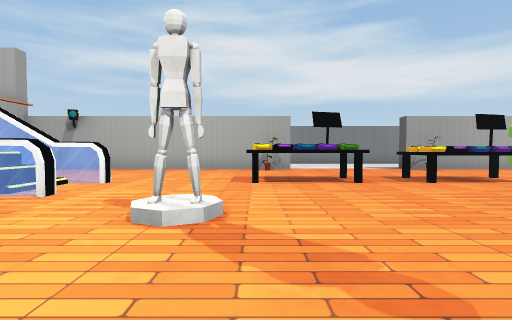
view 1 (above)

19 first-person views from a walk through a Unity game level. The camera is 1.4 m above the floor, tilts 2° down and sees 85° across. The floor is counted in squares, 2 m on a side. Each view is taken from the middle of a square. On the plan, view 1 faces up. The plan holds only what a view shows up to about 9 squares ahead; the rest is blank. The place goes on beyond the plan. The player is left out. Some animated figures are left out. Some surface patterns are stand-ins.

view 2
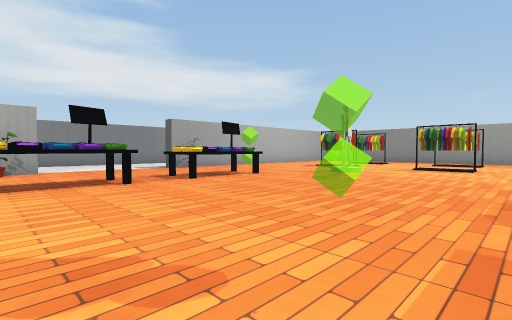

view 3
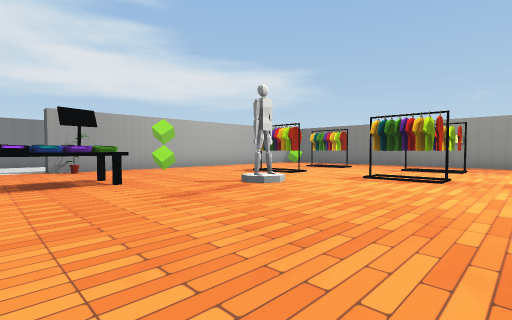

view 4
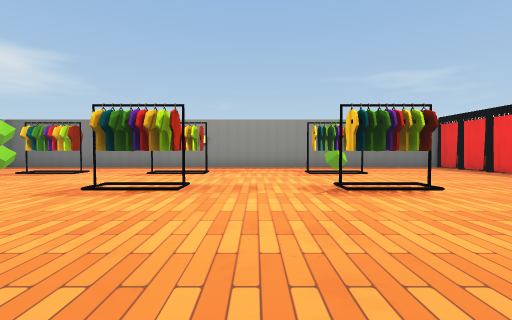

view 5
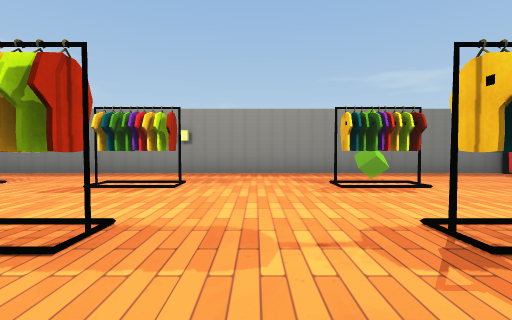

view 6
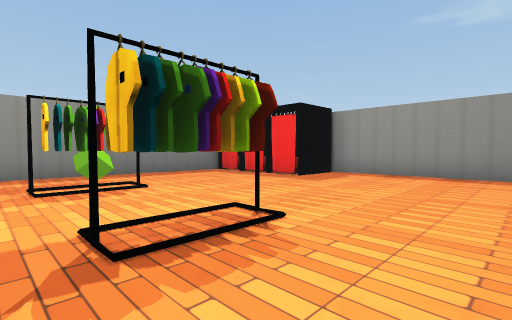

view 7
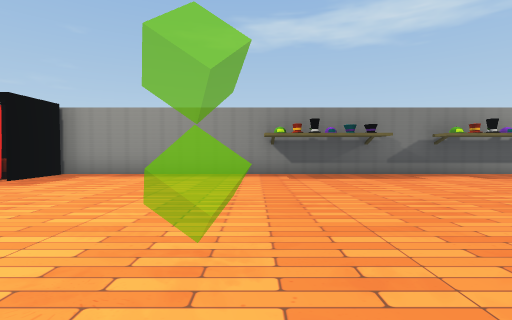

view 8
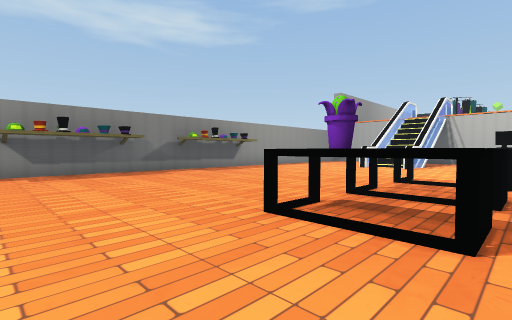

view 9
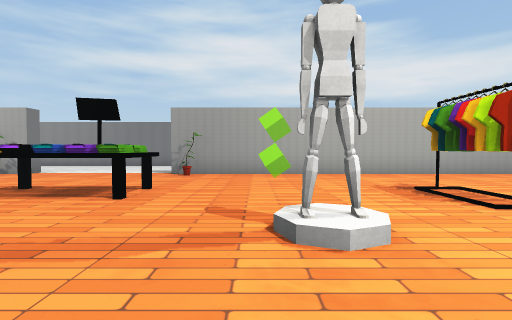

view 10
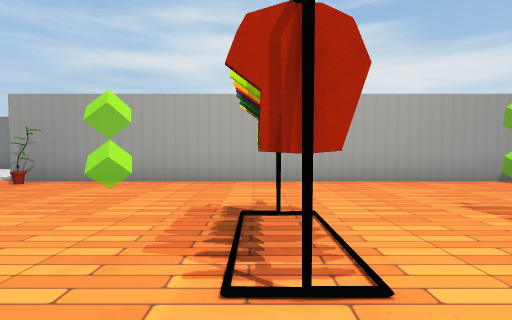

view 11
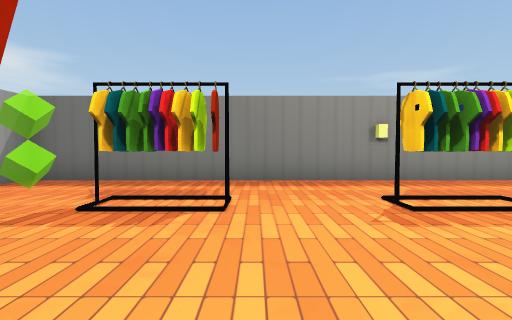

view 12
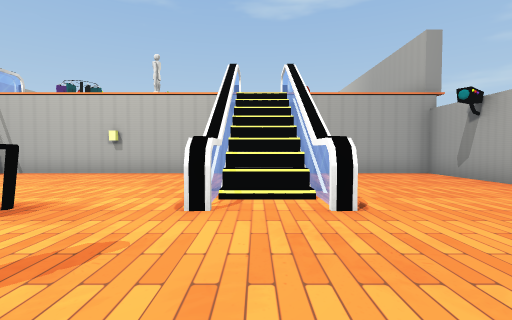

view 13
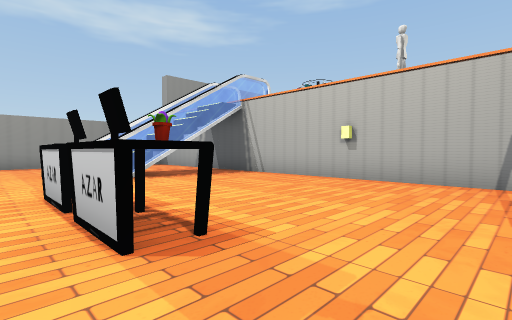

view 14
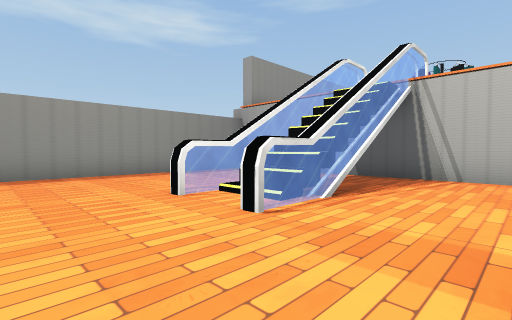

view 15
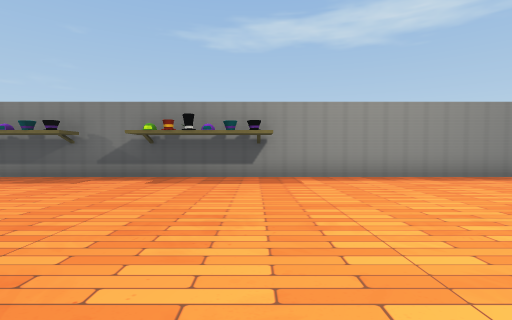

view 16
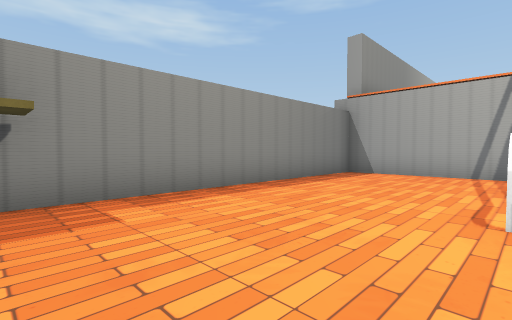

view 17
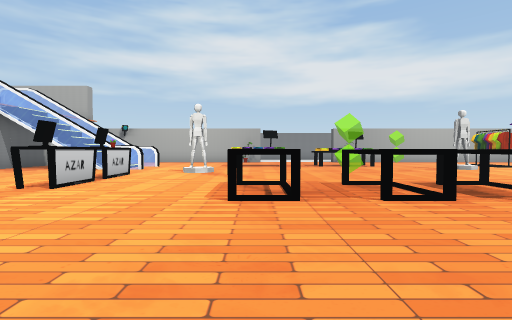

view 18
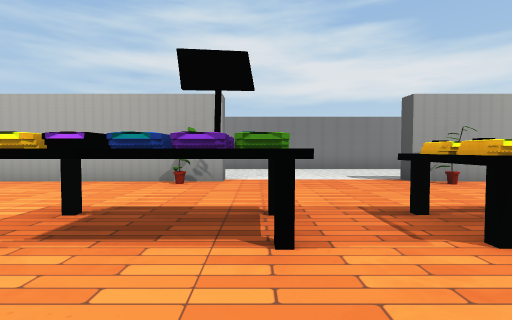

view 19
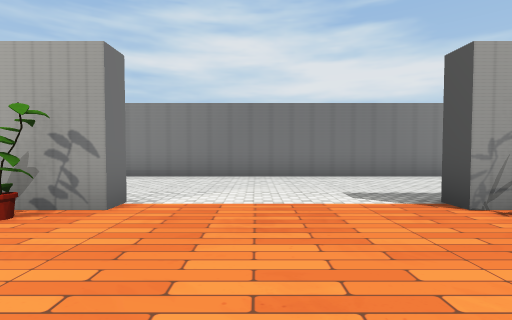

### Floor plan
Points are (right, up) in squares from view 1. A wall is a line through its corners. A room is listed if a view was taken in it or the views show most of it. See-through windows are left out.
Room 1 (views 1, 2, 3, 4, 5, 6, 7, 8, 9, 10, 11, 12, 13, 14, 15, 16, 17, 18, 19)
walls: (-3.1, 4.2) (-3.9, 4.2); (-3.9, 4.5) (-3.1, 4.5); (-3.2, 6.3) (-3.2, 5.9) (-6, 5.9); (1.3, 10.8) (1.3, 10.2) (-3.8, 10.2); (-6.2, -3.2) (-3.1, -3.2); (-6, -4.9) (-3.2, -4.9) (-3.2, -5.2); (-5.6, 10.2) (-8.5, 10.2) (-8.5, 6.4); (-8.5, 4.3) (-8.5, -9.3) (13.9, -9.3); (8, 14.5) (-0.5, 14.5); (13.6, -7.4) (15, -7.4); (13.6, -7.5) (14.7, -7.3); (14, -7.7) (14.6, -7.3); (13.6, -9.1) (13.6, -7.6) (14.2, -7.4) (14.5, -7.6); (14.8, -8.7) (14.8, -7.3); (17.5, -7.5) (17.5, 10.2) (6.6, 10.2)
low walls: (-4.9, 5.9) (-4.9, 5.4)
objects: computer (-3, -1); table (-3, 0); computer (-3, 1); table (-3, 2); other object (-1, 3); table (0, 6) to (2, 7); other object (0, 10); table (1, -2) to (1, -1); table (3, -2) to (3, -1); table (4, 6) to (6, 7); table (5, -2) to (5, -1); other object (6, 10); other object (9, 4); rack (11, -3) to (11, -2); rack (11, 2) to (11, 3); rack (11, 6) to (11, 7); rack (14, -3) to (15, -2); rack (14, 2) to (15, 3); rack (14, 6) to (14, 7)

Where each view was taken, in squares from view 1:
view 1: 0 up, 0 right, facing up
view 2: 0 up, 0 right, facing up-right
view 3: 0 up, 4 right, facing up-right
view 4: 0 up, 6 right, facing right
view 5: 0 up, 9 right, facing right
view 6: 1 down, 9 right, facing down-right
view 7: 1 down, 8 right, facing down
view 8: 0 up, 8 right, facing down-left
view 9: 2 up, 8 right, facing up
view 10: 4 up, 11 right, facing up
view 11: 5 up, 11 right, facing right
view 12: 5 up, 0 right, facing left
view 13: 4 up, 2 left, facing down-left
view 14: 1 down, 1 left, facing down-left
view 15: 2 down, 0 right, facing down
view 16: 5 down, 0 right, facing down-left
view 17: 6 down, 1 right, facing up
view 18: 4 up, 2 right, facing up
view 19: 7 up, 3 right, facing up
